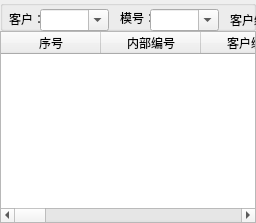
      <widget class="QWidget" name="xiangmuxinxi">
       <attribute name="title">
        <string>项目信息</string>
       </attribute>
       <layout class="QVBoxLayout" name="verticalLayout_2">
        <property name="spacing">
         <number>0</number>
        </property>
        <property name="leftMargin">
         <number>0</number>
        </property>
        <property name="topMargin">
         <number>0</number>
        </property>
        <property name="rightMargin">
         <number>0</number>
        </property>
        <property name="bottomMargin">
         <number>0</number>
        </property>
        <item>
         <widget class="QWidget" name="widget_2" native="true">
          <property name="maximumSize">
           <size>
            <width>16777215</width>
            <height>62</height>
           </size>
          </property>
          <widget class="QWidget" name="layoutWidget_5">
           <property name="geometry">
            <rect>
             <x>1</x>
             <y>1</y>
             <width>439</width>
             <height>60</height>
            </rect>
           </property>
           <layout class="QGridLayout" name="gridLayout_6">
            <item row="0" column="10">
             <widget class="QToolButton" name="xmxx_tuichu">
              <property name="text">
               <string>退出</string>
              </property>
              <property name="icon">
               <iconset>
                <normaloff>ICO/png/1110305.png</normaloff>ICO/png/1110305.png</iconset>
              </property>
              <property name="iconSize">
               <size>
                <width>36</width>
                <height>36</height>
               </size>
              </property>
              <property name="toolButtonStyle">
               <enum>Qt::ToolButtonTextUnderIcon</enum>
              </property>
              <property name="autoRaise">
               <bool>true</bool>
              </property>
             </widget>
            </item>
            <item row="0" column="3">
             <widget class="Line" name="line_15">
              <property name="orientation">
               <enum>Qt::Vertical</enum>
              </property>
             </widget>
            </item>
            <item row="0" column="7">
             <widget class="QToolButton" name="xmxx_liuchengtiaozhuan">
              <property name="text">
               <string>流程跳转</string>
              </property>
              <property name="icon">
               <iconset>
                <normaloff>ICO/png/1081628.png</normaloff>ICO/png/1081628.png</iconset>
              </property>
              <property name="iconSize">
               <size>
                <width>36</width>
                <height>36</height>
               </size>
              </property>
              <property name="toolButtonStyle">
               <enum>Qt::ToolButtonTextUnderIcon</enum>
              </property>
              <property name="autoRaise">
               <bool>true</bool>
              </property>
             </widget>
            </item>
            <item row="0" column="5">
             <widget class="QToolButton" name="xmxx_daochu">
              <property name="text">
               <string>导出</string>
              </property>
              <property name="icon">
               <iconset>
                <normaloff>ICO/png/1081656.png</normaloff>ICO/png/1081656.png</iconset>
              </property>
              <property name="iconSize">
               <size>
                <width>36</width>
                <height>36</height>
               </size>
              </property>
              <property name="toolButtonStyle">
               <enum>Qt::ToolButtonTextUnderIcon</enum>
              </property>
              <property name="autoRaise">
               <bool>true</bool>
              </property>
             </widget>
            </item>
            <item row="0" column="8">
             <widget class="Line" name="line_14">
              <property name="orientation">
               <enum>Qt::Vertical</enum>
              </property>
             </widget>
            </item>
            <item row="0" column="2">
             <widget class="QToolButton" name="xmxx_xiugai">
              <property name="text">
               <string>修改</string>
              </property>
              <property name="icon">
               <iconset>
                <normaloff>ICO/png/1073170.png</normaloff>ICO/png/1073170.png</iconset>
              </property>
              <property name="iconSize">
               <size>
                <width>36</width>
                <height>36</height>
               </size>
              </property>
              <property name="toolButtonStyle">
               <enum>Qt::ToolButtonTextUnderIcon</enum>
              </property>
              <property name="autoRaise">
               <bool>true</bool>
              </property>
             </widget>
            </item>
            <item row="0" column="0">
             <widget class="QToolButton" name="xmxx_xinzeng">
              <property name="text">
               <string>新增</string>
              </property>
              <property name="icon">
               <iconset>
                <normaloff>ICO/png/1081676.png</normaloff>ICO/png/1081676.png</iconset>
              </property>
              <property name="iconSize">
               <size>
                <width>36</width>
                <height>36</height>
               </size>
              </property>
              <property name="toolButtonStyle">
               <enum>Qt::ToolButtonTextUnderIcon</enum>
              </property>
              <property name="autoRaise">
               <bool>true</bool>
              </property>
             </widget>
            </item>
            <item row="0" column="4">
             <widget class="QToolButton" name="xmxx_chakan">
              <property name="text">
               <string>查看</string>
              </property>
              <property name="icon">
               <iconset>
                <normaloff>ICO/png/1081662.png</normaloff>ICO/png/1081662.png</iconset>
              </property>
              <property name="iconSize">
               <size>
                <width>36</width>
                <height>36</height>
               </size>
              </property>
              <property name="toolButtonStyle">
               <enum>Qt::ToolButtonTextUnderIcon</enum>
              </property>
              <property name="autoRaise">
               <bool>true</bool>
              </property>
             </widget>
            </item>
            <item row="0" column="1">
             <widget class="QToolButton" name="xmxx_shanchu">
              <property name="text">
               <string>删除</string>
              </property>
              <property name="icon">
               <iconset>
                <normaloff>ICO/png/1081640.png</normaloff>ICO/png/1081640.png</iconset>
              </property>
              <property name="iconSize">
               <size>
                <width>36</width>
                <height>36</height>
               </size>
              </property>
              <property name="toolButtonStyle">
               <enum>Qt::ToolButtonTextUnderIcon</enum>
              </property>
              <property name="autoRaise">
               <bool>true</bool>
              </property>
             </widget>
            </item>
            <item row="0" column="6">
             <widget class="Line" name="line_13">
              <property name="orientation">
               <enum>Qt::Vertical</enum>
              </property>
             </widget>
            </item>
            <item row="0" column="9">
             <widget class="QToolButton" name="xmxx_chaxun">
              <property name="text">
               <string>查询</string>
              </property>
              <property name="icon">
               <iconset>
                <normaloff>ICO/png/1168148.png</normaloff>ICO/png/1168148.png</iconset>
              </property>
              <property name="iconSize">
               <size>
                <width>36</width>
                <height>36</height>
               </size>
              </property>
              <property name="toolButtonStyle">
               <enum>Qt::ToolButtonTextUnderIcon</enum>
              </property>
              <property name="autoRaise">
               <bool>true</bool>
              </property>
             </widget>
            </item>
           </layout>
          </widget>
         </widget>
        </item>
        <item>
         <widget class="QGroupBox" name="groupBox_3">
          <property name="maximumSize">
           <size>
            <width>16777215</width>
            <height>40</height>
           </size>
          </property>
          <property name="title">
           <string/>
          </property>
          <widget class="QLabel" name="label_12">
           <property name="geometry">
            <rect>
             <x>755</x>
             <y>12</y>
             <width>31</width>
             <height>16</height>
            </rect>
           </property>
           <property name="maximumSize">
            <size>
             <width>36</width>
             <height>16</height>
            </size>
           </property>
           <property name="text">
            <string>日期：</string>
           </property>
          </widget>
          <widget class="QDateEdit" name="xmxx_J_riqi">
           <property name="geometry">
            <rect>
             <x>897</x>
             <y>11</y>
             <width>88</width>
             <height>20</height>
            </rect>
           </property>
           <property name="minimumSize">
            <size>
             <width>88</width>
             <height>20</height>
            </size>
           </property>
           <property name="maximumSize">
            <size>
             <width>88</width>
             <height>20</height>
            </size>
           </property>
           <property name="calendarPopup">
            <bool>true</bool>
           </property>
          </widget>
          <widget class="QLabel" name="label_14">
           <property name="geometry">
            <rect>
             <x>9</x>
             <y>11</y>
             <width>31</width>
             <height>16</height>
            </rect>
           </property>
           <property name="maximumSize">
            <size>
             <width>36</width>
             <height>16</height>
            </size>
           </property>
           <property name="styleSheet">
            <string notr="true"/>
           </property>
           <property name="text">
            <string>客户：</string>
           </property>
          </widget>
          <widget class="QLabel" name="label_15">
           <property name="geometry">
            <rect>
             <x>120</x>
             <y>10</y>
             <width>31</width>
             <height>16</height>
            </rect>
           </property>
           <property name="maximumSize">
            <size>
             <width>36</width>
             <height>16</height>
            </size>
           </property>
           <property name="text">
            <string>模号：</string>
           </property>
          </widget>
          <widget class="QLabel" name="label_17">
           <property name="geometry">
            <rect>
             <x>880</x>
             <y>11</y>
             <width>16</width>
             <height>16</height>
            </rect>
           </property>
           <property name="text">
            <string>至</string>
           </property>
          </widget>
          <widget class="QDateEdit" name="xmxx_Q_riqi">
           <property name="geometry">
            <rect>
             <x>787</x>
             <y>11</y>
             <width>88</width>
             <height>20</height>
            </rect>
           </property>
           <property name="minimumSize">
            <size>
             <width>88</width>
             <height>20</height>
            </size>
           </property>
           <property name="maximumSize">
            <size>
             <width>88</width>
             <height>20</height>
            </size>
           </property>
           <property name="calendarPopup">
            <bool>true</bool>
           </property>
          </widget>
          <widget class="QLabel" name="label_18">
           <property name="geometry">
            <rect>
             <x>610</x>
             <y>10</y>
             <width>60</width>
             <height>20</height>
            </rect>
           </property>
           <property name="maximumSize">
            <size>
             <width>60</width>
             <height>20</height>
            </size>
           </property>
           <property name="text">
            <string>筛选方式：</string>
           </property>
          </widget>
          <widget class="QComboBox" name="comboBox_2">
           <property name="geometry">
            <rect>
             <x>460</x>
             <y>9</y>
             <width>51</width>
             <height>22</height>
            </rect>
           </property>
           <item>
            <property name="text">
             <string>业务</string>
            </property>
           </item>
           <item>
            <property name="text">
             <string>项目</string>
            </property>
           </item>
           <item>
            <property name="text">
             <string>设计</string>
            </property>
           </item>
           <item>
            <property name="text">
             <string>钳工</string>
            </property>
           </item>
          </widget>
          <widget class="QComboBox" name="xmxx_kehu">
           <property name="geometry">
            <rect>
             <x>40</x>
             <y>9</y>
             <width>69</width>
             <height>22</height>
            </rect>
           </property>
           <property name="editable">
            <bool>true</bool>
           </property>
          </widget>
          <widget class="QComboBox" name="xmxx_neibubianhao">
           <property name="geometry">
            <rect>
             <x>150</x>
             <y>9</y>
             <width>69</width>
             <height>22</height>
            </rect>
           </property>
           <property name="editable">
            <bool>true</bool>
           </property>
          </widget>
          <widget class="QComboBox" name="xmxx_kehubianhao">
           <property name="geometry">
            <rect>
             <x>290</x>
             <y>9</y>
             <width>111</width>
             <height>22</height>
            </rect>
           </property>
           <property name="editable">
            <bool>true</bool>
           </property>
          </widget>
          <widget class="QLabel" name="label_19">
           <property name="geometry">
            <rect>
             <x>230</x>
             <y>10</y>
             <width>61</width>
             <height>20</height>
            </rect>
           </property>
           <property name="text">
            <string>客户编号：</string>
           </property>
          </widget>
          <widget class="QLabel" name="label_20">
           <property name="geometry">
            <rect>
             <x>420</x>
             <y>10</y>
             <width>51</width>
             <height>20</height>
            </rect>
           </property>
           <property name="maximumSize">
            <size>
             <width>60</width>
             <height>20</height>
            </size>
           </property>
           <property name="text">
            <string>担当人：</string>
           </property>
          </widget>
          <widget class="QComboBox" name="comboBox_6">
           <property name="geometry">
            <rect>
             <x>510</x>
             <y>9</y>
             <width>81</width>
             <height>22</height>
            </rect>
           </property>
           <property name="editable">
            <bool>true</bool>
           </property>
          </widget>
          <widget class="QComboBox" name="xmxx_shaixuan">
           <property name="geometry">
            <rect>
             <x>670</x>
             <y>10</y>
             <width>51</width>
             <height>22</height>
            </rect>
           </property>
           <item>
            <property name="text">
             <string>下单</string>
            </property>
           </item>
           <item>
            <property name="text">
             <string>首样</string>
            </property>
           </item>
           <item>
            <property name="text">
             <string>移模</string>
            </property>
           </item>
          </widget>
          <widget class="QCheckBox" name="checkBox_3">
           <property name="geometry">
            <rect>
             <x>990</x>
             <y>2</y>
             <width>89</width>
             <height>16</height>
            </rect>
           </property>
           <property name="text">
            <string>包括移模项目</string>
           </property>
          </widget>
          <widget class="QCheckBox" name="checkBox_4">
           <property name="geometry">
            <rect>
             <x>990</x>
             <y>20</y>
             <width>89</width>
             <height>16</height>
            </rect>
           </property>
           <property name="text">
            <string>包括历史记录</string>
           </property>
          </widget>
         </widget>
        </item>
        <item>
         <widget class="QTableWidget" name="xmxx_tableWidget">
          <property name="sizePolicy">
           <sizepolicy hsizetype="Preferred" vsizetype="Preferred">
            <horstretch>0</horstretch>
            <verstretch>0</verstretch>
           </sizepolicy>
          </property>
          <property name="palette">
           <palette>
            <active>
             <colorrole role="Base">
              <brush brushstyle="SolidPattern">
               <color alpha="255">
                <red>240</red>
                <green>240</green>
                <blue>240</blue>
               </color>
              </brush>
             </colorrole>
            </active>
            <inactive>
             <colorrole role="Base">
              <brush brushstyle="SolidPattern">
               <color alpha="255">
                <red>255</red>
                <green>255</green>
                <blue>255</blue>
               </color>
              </brush>
             </colorrole>
            </inactive>
            <disabled>
             <colorrole role="Base">
              <brush brushstyle="SolidPattern">
               <color alpha="255">
                <red>240</red>
                <green>240</green>
                <blue>240</blue>
               </color>
              </brush>
             </colorrole>
            </disabled>
           </palette>
          </property>
          <property name="autoScroll">
           <bool>true</bool>
          </property>
          <column>
           <property name="text">
            <string>序号</string>
           </property>
          </column>
          <column>
           <property name="text">
            <string>内部编号</string>
           </property>
          </column>
          <column>
           <property name="text">
            <string>客户编号</string>
           </property>
          </column>
          <column>
           <property name="text">
            <string>产品等级</string>
           </property>
          </column>
          <column>
           <property name="text">
            <string>业务担当</string>
           </property>
          </column>
          <column>
           <property name="text">
            <string>项目担当</string>
           </property>
          </column>
          <column>
           <property name="text">
            <string>设计担当</string>
           </property>
          </column>
          <column>
           <property name="text">
            <string>现场担当</string>
           </property>
          </column>
          <column>
           <property name="text">
            <string>组别</string>
           </property>
          </column>
          <column>
           <property name="text">
            <string>下单日期</string>
           </property>
          </column>
          <column>
           <property name="text">
            <string>首样日期</string>
           </property>
          </column>
          <column>
           <property name="text">
            <string>要求移模日期</string>
           </property>
          </column>
          <column>
           <property name="text">
            <string>实际移模日期</string>
           </property>
          </column>
          <column>
           <property name="text">
            <string>合格/特采</string>
           </property>
          </column>
          <column>
           <property name="text">
            <string>备注</string>
           </property>
          </column>
         </widget>
        </item>
       </layout>
      </widget>
